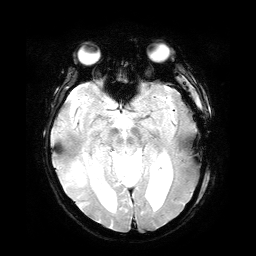
%> input picture Procesamiento de imagenes/Algoritmos/Investigacion/97.png, 256 x 256 px
$ octave investigacion.m   (GNU Octave 9; MATLAB toolbox functions it lacks are replaced by stand-ins)
%> lines starting %> are read from the running program, lines starting %| are printed output that depends on the picture; in (x1, y1, x2, y2) boxes, pixels count from 0 and x2, y2 are one past the last pixel; in counts of white or black regions, pixels touching at a corner belong together; the program's own positions count from 1
%> further down, I is the input picture: size 256x256 uint8; min 0, max 255, mean 66.7
### Procesamiento de imagenes/Algoritmos/Investigacion/dectsobel.m
function SO=dectsobel(I)
I=double(I);
%> I: size 256x256 double
[H W]=size(I);
%> H = 256; W = 256
%%
%Sobel
% Gradiente Horizontal o fila
S1=[-1 0 1
    -2 0 2
    -1 0 1];
%Gradiente Vertical o columna
S2=[-1 -2 -1
    0 0 0
    1 2 1];

S3=conv2(I,S1);
S3=double(S3);
S4=conv2(I,S2);
S4=double(S4);

for i=1:1:H
    for j=1:1:W
        SO(i,j)=sqrt((S3(i,j).^2)+(S4(i,j).^2));
    end
end
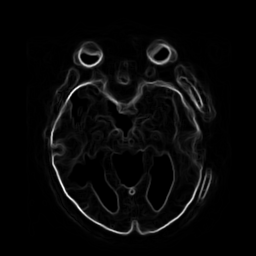
%> SO: size 256x256 double; min 0, max 874.1, mean 29.2; drawn with min black and max white
SO=uint8(SO);
%> SO: size 256x256 uint8

### Procesamiento de imagenes/Algoritmos/Investigacion/investigacion.m
clc
clear all
close all

%Imagen original
I=imread('97.png');
figure,imshow(I),title('Imagen Original');

%Filtro de la imagen
If=medfilt2(I,[7 7]);
figure,imshow(I),title('Imagen Filtrada');

%Sobel
Is=dectsobel(If);
figure,imshow(Is),title('sobel');

%Erosion
s=strel('square',6);
ero=imclose(Is,s);
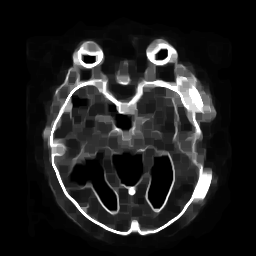
%> ero: size 256x256 uint8; min 0, max 255, mean 31.8
figure,imshow(ero),title('Erosion');

%Binarizacion
A=graythresh(ero);
%> A = 0.392
Ib=im2bw(ero,A);
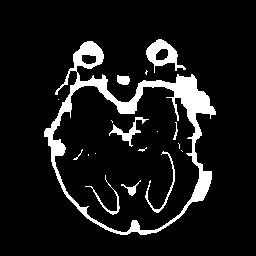
%> Ib: size 256x256 logical; 9.7% white; 18 white regions (9 under 20 px), largest, box (x1, y1, x2, y2) and area: (44, 41, 216, 235) 4845, (146, 39, 186, 73) 556, (109, 117, 149, 147) 276
figure,imshow(Ib),title('Binarizacion');

%Multiplicacion punto a punto
Ib=double(Ib);
I=double(I);
Im=I.*Ib;
Im=uint8(Im);
%> Im: size 256x256 uint8
figure,imshow(Im),title('Complemento de la imagen')

%Segmentacion
Ic=not(Ib);
I2=bwlabel(Ib,4);
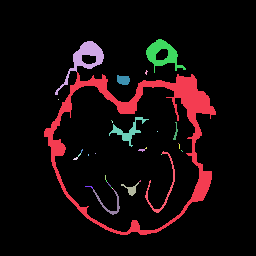
%> I2: size 256x256 double; 36 distinct labels, from 0 to 35; one colour per label, 0 black
N=max(max(I2));
%> N = 35

Ip=medfilt2(I2,[20 20]);
figure,imshow(Ip),title('Filtro')
imwrite(Ip,'F.png');


[A1 A2 A3 A4]=dwt2(I,'bior3.7');
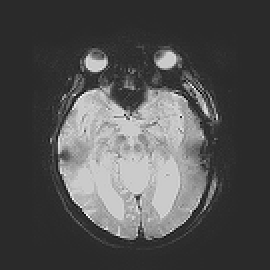
%> A1: size 135x135 double (shown 2 times larger); min -136.7, max 675.1, mean 120; drawn with min black and max white
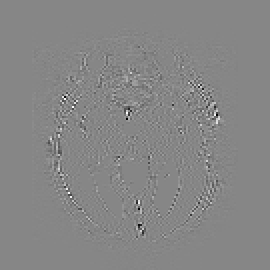
%> A3: size 135x135 double (shown 2 times larger); min -105.4, max 94.36, mean 0; drawn with min black and max white
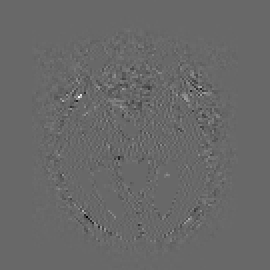
%> A4: size 135x135 double (shown 2 times larger); min -38.78, max 55.5, mean 0; drawn with min black and max white
